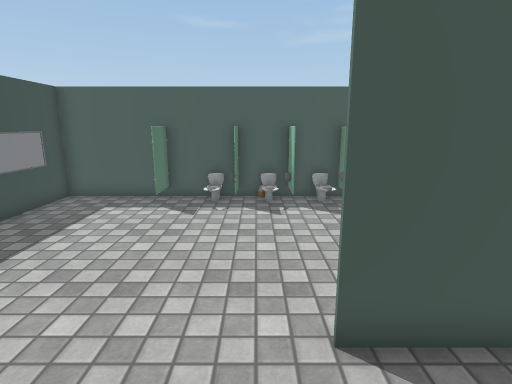
[1] (above)

14 first-person views from a walk through a scene from a Unity 3-D project. The camera is 1.5 m above the floor, tilts 12° down and sees 80° across. Doors are open. The floor is counted in squares, 0.5 m on a side. Each view is taken from the middle of a square. On the plan, view 1 faces up. The plan holds only what a view shows up to about 20 squares ahead; the rest is blank. The place goes on beyond the plan. The player is left out. Some surface patterns are stand-ins.

[2]
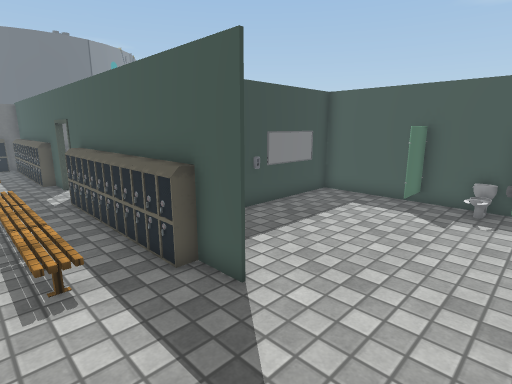

[3]
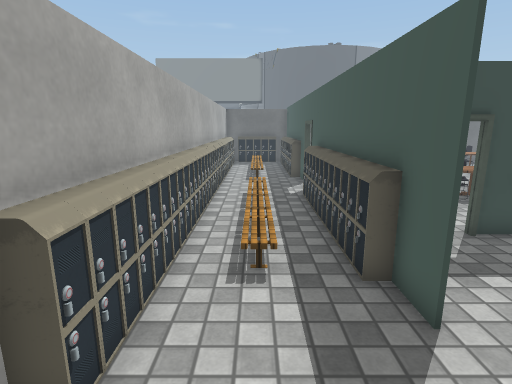

[4]
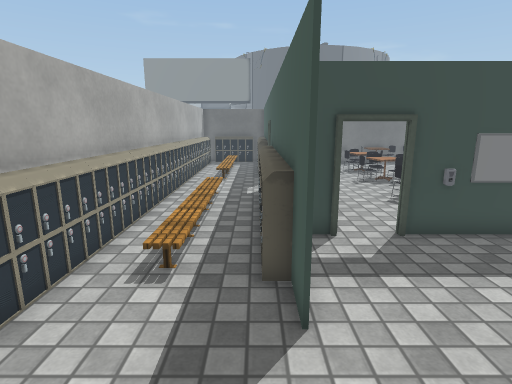

[5]
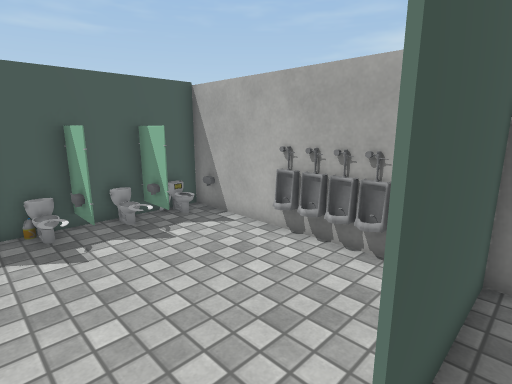

[6]
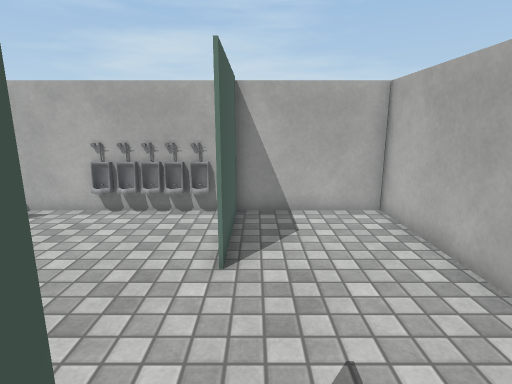

[7]
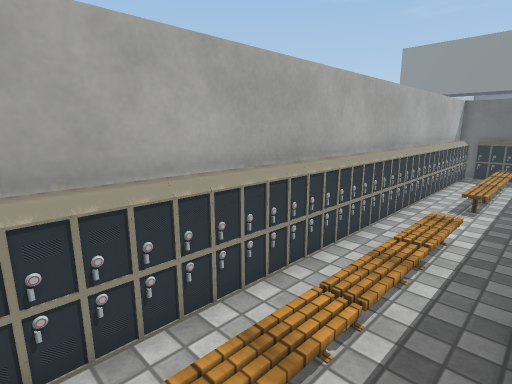

[8]
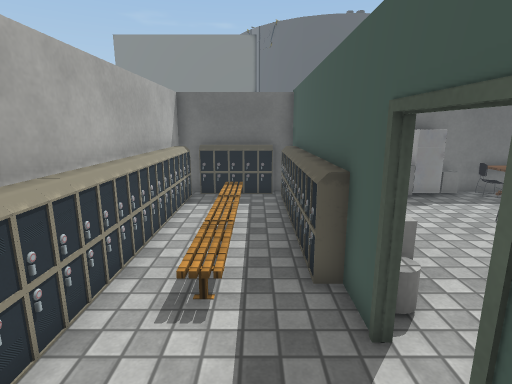

[9]
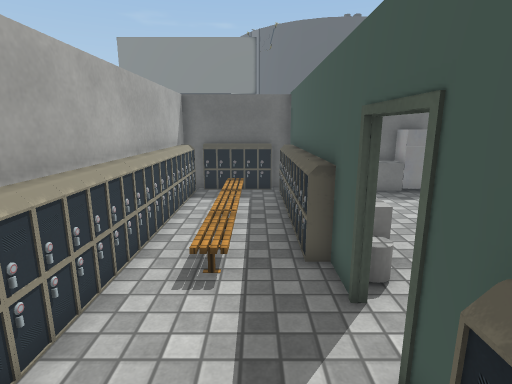

[10]
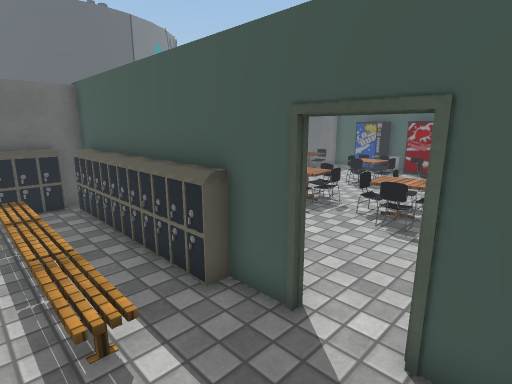

[11]
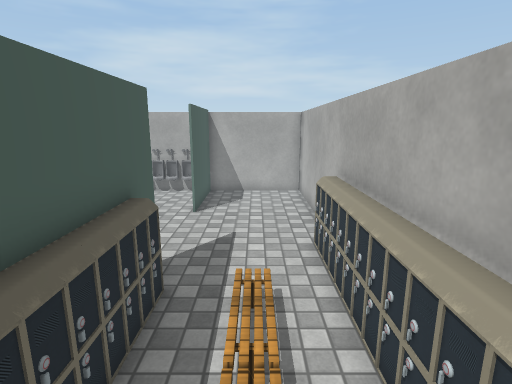

[12]
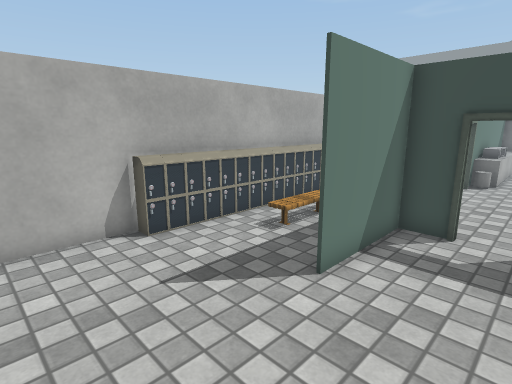

[13]
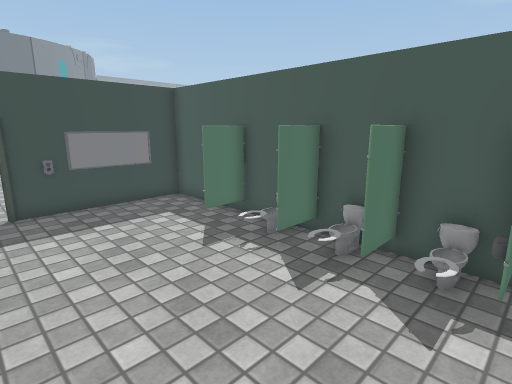

[14]
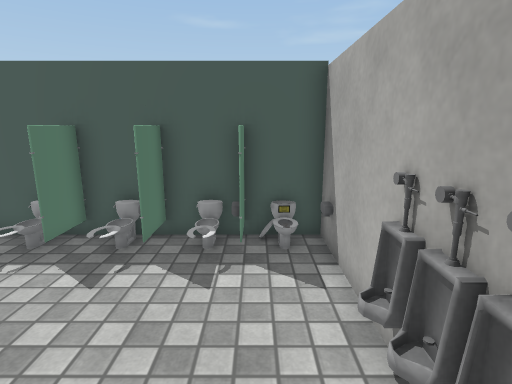

### Floor plan
Key: @ floor where view 1 was taken; # wall or solid block; . floor; / step, stairs or slope; D open door; = window, fence, low wall or low ledge; T toilet; L locker; A table; C chair; F fridge; M microwave; O other object.
Columns run from 27 left of view 1 to 6 right of it. Each row starts with its distance up from view 1.
 15      OO
 14 #O  ....                      =
 13 OO  .... ..        ##########T####
 12 CC.  .C..O.        #...DDDDDDDDDDD
 11 #... AAC AAOOO     #...DDDDDDDDDDD
 10 FF.. AA.CAA.. O    #.............#
  9 #F....O...C...O..  #.............#
  8 #..................#.............#
  7   .................D.............#
  6       .............D.............#
  5     =#====.........#.............#
  4 ######OM###DD##########......#####
  3 #LLLLLLLL ....LLLLLLLL...........#
  2 L................................#
  1 L.OOOOOOOO.../////////...........#
  0 L..........................@.....#
 -1 #LLLLLLLLLLLLLLLLLLLLLLLL........#
 -2 ##################################

Where each view was taken, in squares from view 1:
view 1: 0 up, 0 right, facing up
view 2: 0 up, 0 right, facing up-left
view 3: 1 up, 0 right, facing left
view 4: 3 up, 0 right, facing left
view 5: 3 up, 1 left, facing up-right
view 6: 3 up, 5 left, facing right
view 7: 3 up, 5 left, facing down-left
view 8: 2 up, 13 left, facing left
view 9: 2 up, 12 left, facing left
view 10: 0 up, 14 left, facing up-left
view 11: 1 up, 12 left, facing right
view 12: 7 up, 1 right, facing down-left
view 13: 6 up, 4 right, facing up-left
view 14: 5 up, 4 right, facing up
